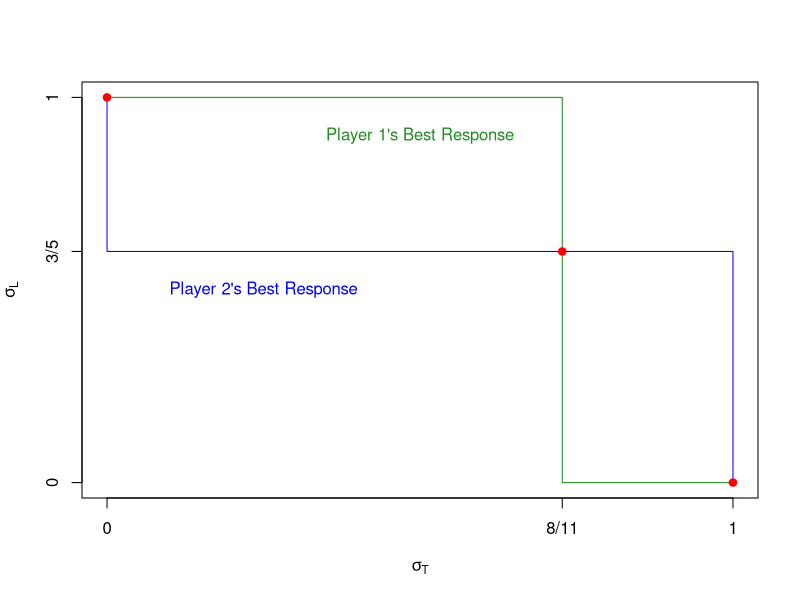

Reproduce this figure in R.
## ---- chunk 1
knitr::opts_chunk$set(echo = TRUE)
## ---- chunk 2
plot(1, type = "n", ylim = c(0, 1), xlim = c(0, 1), ylab = expression(sigma[L]), xlab = expression(sigma[T]), axes = FALSE)

box()

axis(side = 1, at = c(0, 8/11, 1), labels = c("0", "8/11", "1"))
axis(side = 2, at = c(0, 3/5, 1), labels = c("0", "3/5", "1"))

lines(x = c(0, 8/11, 8/11, 1), y = c(1, 1, 0, 0), col = "forestgreen")
lines(x = c(0, 0, 1, 1), y = c(1, 3/5, 3/5, 0), col = "blue")

points(y = c(1, 3/5, 0), x= c(0, 8/11, 1), pch = 19, col = "red")

text("Player 1's Best Response", col = "forestgreen",x = .5, y=.9)
text("Player 2's Best Response", col = "blue",x = .25, y=.5)
